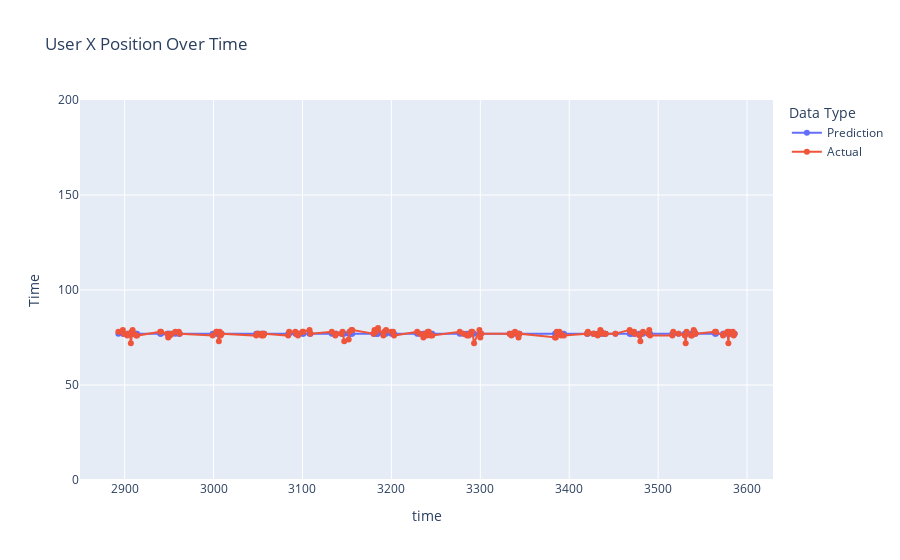
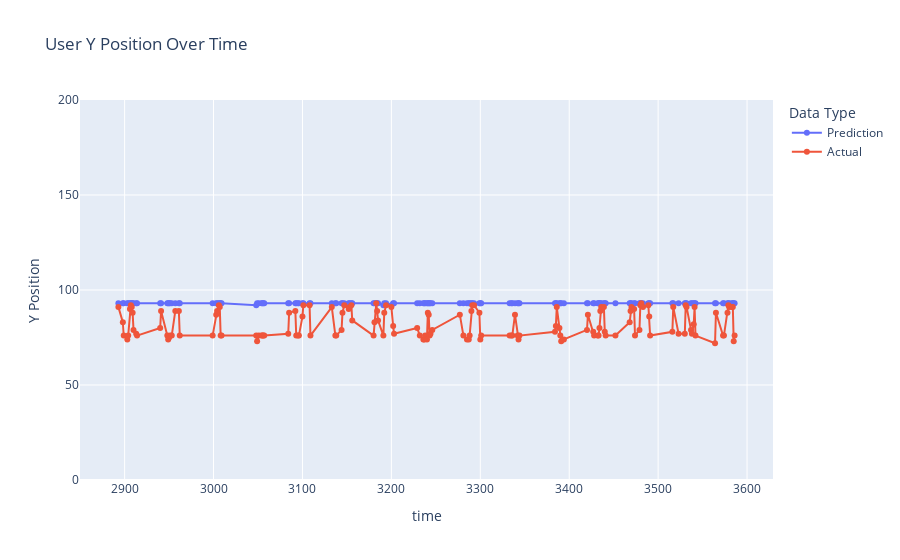

Here is the notebook cell these charts were saved with, in order:
### Code cell
plot_xy_trajectory_submit(subsB, test_case)

### Figure 1 — Plotly figure (JSON) as saved in the notebook; plotly's stock layout.template omitted (floating-point values rounded to 4 significant figures; data arrays with more than 128 entries replaced by an {"elided": "..."} marker saying what was removed)
{"data": [{"hovertemplate": "Data Type=Prediction<br>time=%{x}<br>Time=%{y}<extra></extra>", "legendgroup": "Prediction", "line": {"color": "#636efa", "dash": "solid"}, "marker": {"symbol": "circle"}, "mode": "lines+markers", "name": "Prediction", "orientation": "v", "showlegend": true, "type": "scatter", "x": {"elided": "150 int values"}, "xaxis": "x", "y": {"elided": "150 int values"}, "yaxis": "y"}, {"hovertemplate": "Data Type=Actual<br>time=%{x}<br>Time=%{y}<extra></extra>", "legendgroup": "Actual", "line": {"color": "#EF553B", "dash": "solid"}, "marker": {"symbol": "circle"}, "mode": "lines+markers", "name": "Actual", "orientation": "v", "showlegend": true, "type": "scatter", "x": {"elided": "150 int values"}, "xaxis": "x", "y": {"elided": "150 int values"}, "yaxis": "y"}], "layout": {"legend": {"title": {"text": "Data Type"}, "tracegroupgap": 0}, "title": {"text": "User X Position Over Time"}, "xaxis": {"anchor": "y", "domain": [0, 1], "title": {"text": "time"}}, "yaxis": {"anchor": "x", "domain": [0, 1], "range": [0, 200], "title": {"text": "Time"}}}}

### Figure 2 — Plotly figure (JSON) as saved in the notebook; plotly's stock layout.template omitted (floating-point values rounded to 4 significant figures; data arrays with more than 128 entries replaced by an {"elided": "..."} marker saying what was removed)
{"data": [{"hovertemplate": "Data Type=Prediction<br>time=%{x}<br>Y Position=%{y}<extra></extra>", "legendgroup": "Prediction", "line": {"color": "#636efa", "dash": "solid"}, "marker": {"symbol": "circle"}, "mode": "lines+markers", "name": "Prediction", "orientation": "v", "showlegend": true, "type": "scatter", "x": {"elided": "150 int values"}, "xaxis": "x", "y": {"elided": "150 int values"}, "yaxis": "y"}, {"hovertemplate": "Data Type=Actual<br>time=%{x}<br>Y Position=%{y}<extra></extra>", "legendgroup": "Actual", "line": {"color": "#EF553B", "dash": "solid"}, "marker": {"symbol": "circle"}, "mode": "lines+markers", "name": "Actual", "orientation": "v", "showlegend": true, "type": "scatter", "x": {"elided": "150 int values"}, "xaxis": "x", "y": {"elided": "150 int values"}, "yaxis": "y"}], "layout": {"legend": {"title": {"text": "Data Type"}, "tracegroupgap": 0}, "title": {"text": "User Y Position Over Time"}, "xaxis": {"anchor": "y", "domain": [0, 1], "title": {"text": "time"}}, "yaxis": {"anchor": "x", "domain": [0, 1], "range": [0, 200], "title": {"text": "Y Position"}}}}
